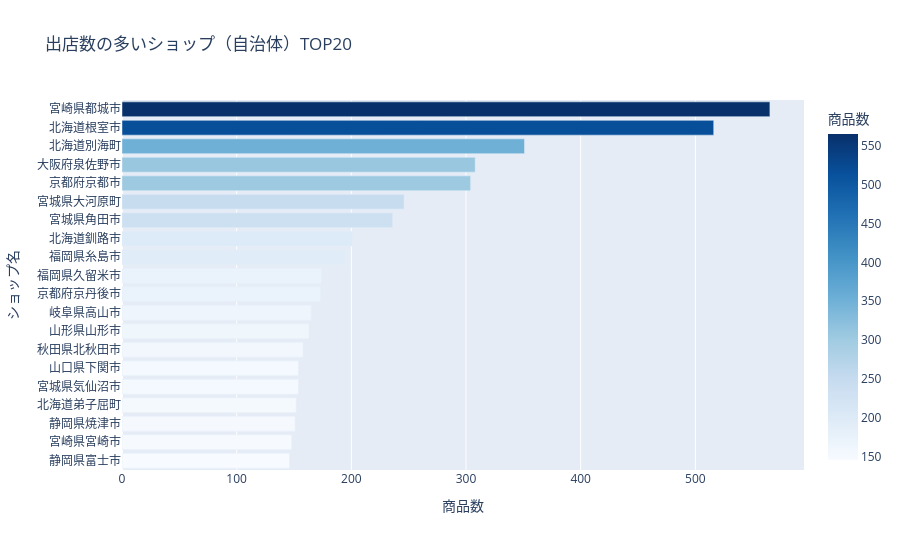

Source (notebook cell):
### Code cell
# ユニーク出店数
print(f'ユニークショップ数: {df["shop_name"].nunique():,}')
print(f'ユニークitem_code数: {df["item_code"].nunique():,}')

# ショップ別商品数TOP20
shop_top20 = df['shop_name'].value_counts().head(20).reset_index()
shop_top20.columns = ['ショップ名', '商品数']

fig = px.bar(
    shop_top20,
    x='商品数', y='ショップ名',
    orientation='h',
    title='出店数の多いショップ（自治体）TOP20',
    color='商品数',
    color_continuous_scale='Blues'
)
fig.update_layout(yaxis={'categoryorder': 'total ascending'}, height=550)
fig.show()

### Figure 1 — Plotly figure (JSON) as saved in the notebook; plotly's stock layout.template omitted (floating-point values rounded to 4 significant figures)
{"data": [{"hovertemplate": "商品数=%{marker.color}<br>ショップ名=%{y}<extra></extra>", "legendgroup": "", "marker": {"color": [565, 516, 351, 308, 304, 246, 236, 201, 195, 174, 173, 165, 163, 158, 154, 154, 152, 151, 148, 146], "coloraxis": "coloraxis", "pattern": {"shape": ""}}, "name": "", "orientation": "h", "showlegend": false, "textposition": "auto", "type": "bar", "x": [565, 516, 351, 308, 304, 246, 236, 201, 195, 174, 173, 165, 163, 158, 154, 154, 152, 151, 148, 146], "xaxis": "x", "y": ["宮崎県都城市", "北海道根室市", "北海道別海町", "大阪府泉佐野市", "京都府京都市", "宮城県大河原町", "宮城県角田市", "北海道釧路市", "福岡県糸島市", "福岡県久留米市", "京都府京丹後市", "岐阜県高山市", "山形県山形市", "秋田県北秋田市", "宮城県気仙沼市", "山口県下関市", "北海道弟子屈町", "静岡県焼津市", "宮崎県宮崎市", "静岡県富士市"], "yaxis": "y"}], "layout": {"barmode": "relative", "coloraxis": {"colorbar": {"title": {"text": "商品数"}}, "colorscale": [[0, "rgb(247,251,255)"], [0.125, "rgb(222,235,247)"], [0.25, "rgb(198,219,239)"], [0.375, "rgb(158,202,225)"], [0.5, "rgb(107,174,214)"], [0.625, "rgb(66,146,198)"], [0.75, "rgb(33,113,181)"], [0.875, "rgb(8,81,156)"], [1, "rgb(8,48,107)"]]}, "height": 550, "legend": {"tracegroupgap": 0}, "title": {"text": "出店数の多いショップ（自治体）TOP20"}, "xaxis": {"anchor": "y", "domain": [0, 1], "title": {"text": "商品数"}}, "yaxis": {"anchor": "x", "categoryorder": "total ascending", "domain": [0, 1], "title": {"text": "ショップ名"}}}}
